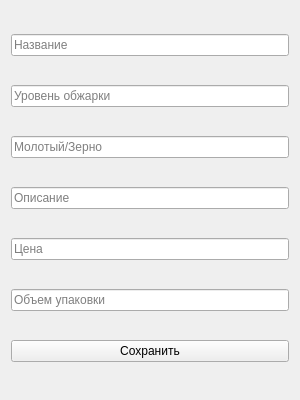
<?xml version="1.0" encoding="UTF-8"?>
<ui version="4.0">
 <class>AddEditCoffeeForm</class>
 <widget class="QWidget" name="AddEditCoffeeForm">
  <property name="geometry">
   <rect>
    <x>0</x>
    <y>0</y>
    <width>300</width>
    <height>400</height>
   </rect>
  </property>
  <property name="windowTitle">
   <string>Добавить/Редактировать Кофе</string>
  </property>
  <layout class="QVBoxLayout" name="verticalLayout">
   <item>
    <widget class="QLineEdit" name="nameLineEdit">
     <property name="placeholderText">
      <string>Название</string>
     </property>
    </widget>
   </item>
   <item>
    <widget class="QLineEdit" name="roastLevelLineEdit">
     <property name="placeholderText">
      <string>Уровень обжарки</string>
     </property>
    </widget>
   </item>
   <item>
    <widget class="QLineEdit" name="groundBeanLineEdit">
     <property name="placeholderText">
      <string>Молотый/Зерно</string>
     </property>
    </widget>
   </item>
   <item>
    <widget class="QLineEdit" name="descriptionLineEdit">
     <property name="placeholderText">
      <string>Описание</string>
     </property>
    </widget>
   </item>
   <item>
    <widget class="QLineEdit" name="priceLineEdit">
     <property name="placeholderText">
      <string>Цена</string>
     </property>
    </widget>
   </item>
   <item>
    <widget class="QLineEdit" name="packageVolumeLineEdit">
     <property name="placeholderText">
      <string>Объем упаковки</string>
     </property>
    </widget>
   </item>
   <item>
    <widget class="QPushButton" name="saveButton">
     <property name="text">
      <string>Сохранить</string>
     </property>
    </widget>
   </item>
  </layout>
 </widget>
 <resources/>
 <connections/>
</ui> 
